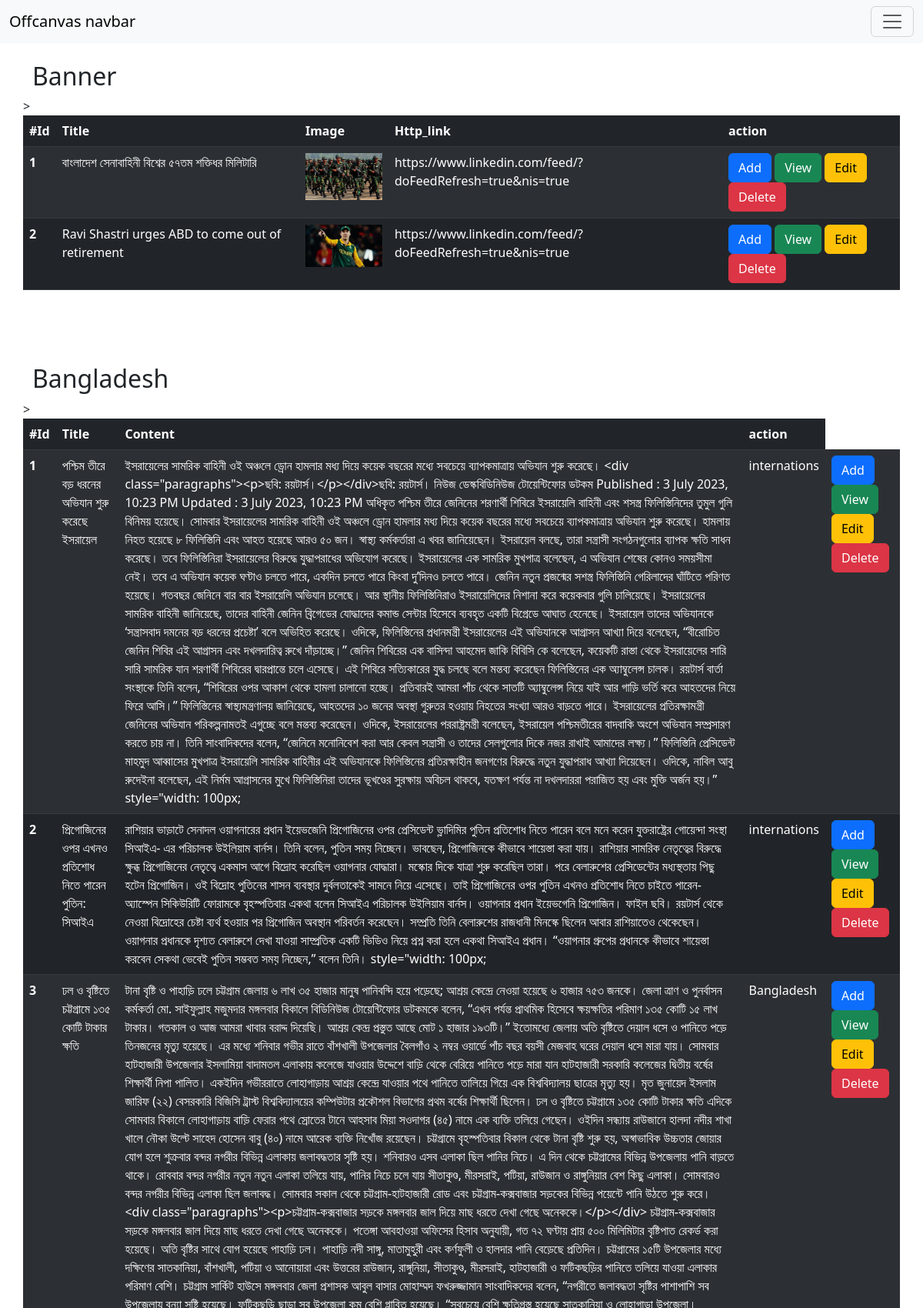
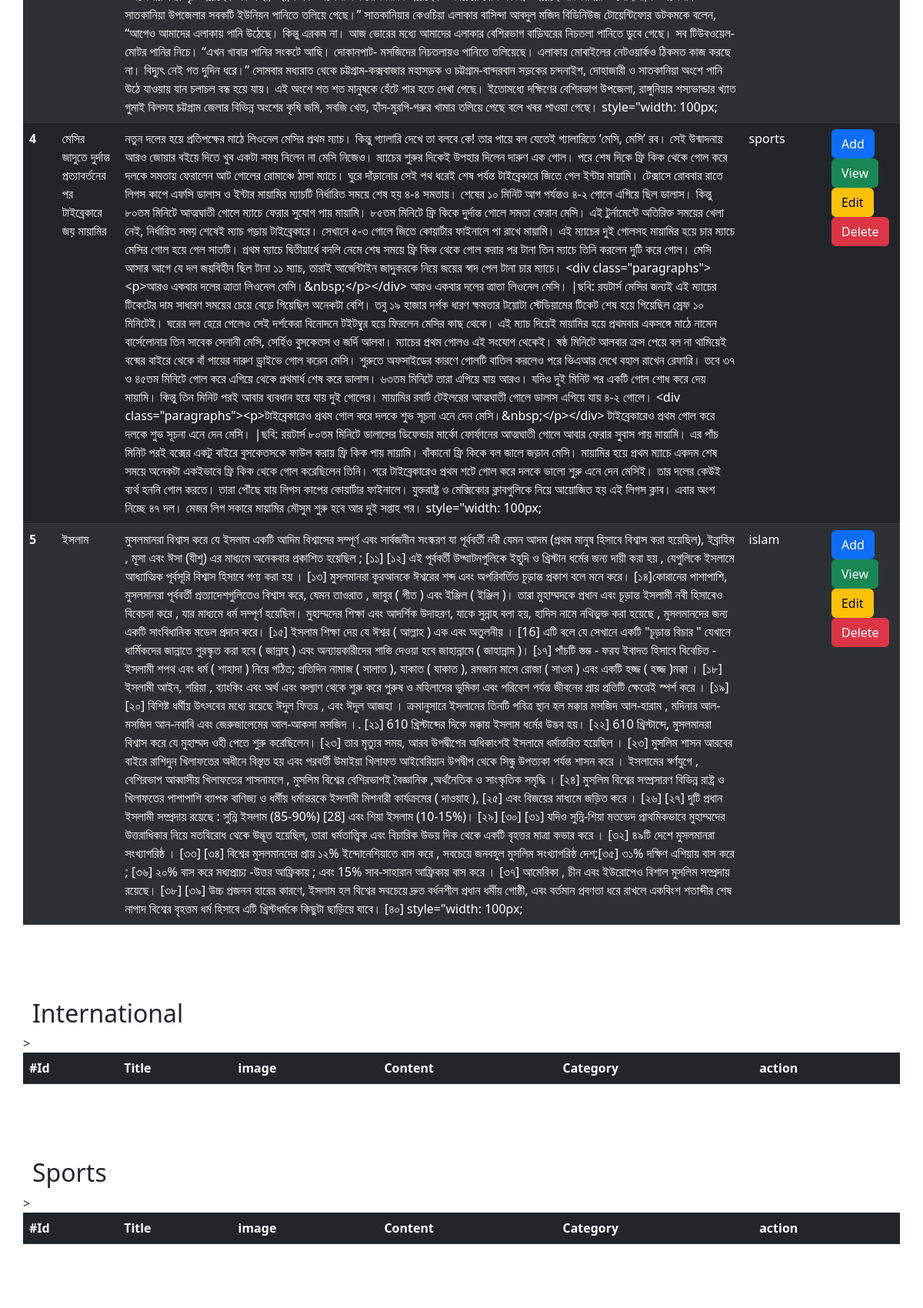
The app's page /dashboard_home/ (upper part) with its own data (2 pictures, top to bottom).
### newa/models.py (models this page shows, shortened)
class Banner(models.Model):
    title = models.CharField(max_length=200)
    image = models.ImageField(upload_to='BannerImage')
    http_link = models.URLField(max_length=200, blank=True, null=True)
    class Meta:
        verbose_name_plural = 'Banner'

class Content(models.Model):
    title = models.CharField(max_length=200)
    image = models.ImageField(upload_to='international image')
    content = models.TextField()
    category = models.ForeignKey(Category, on_delete=models.CASCADE)
    created_at = models.DateTimeField(auto_now_add=True)

class Category(models.Model):
    name = models.CharField(max_length=100)
    main_category = models.ForeignKey('self', on_delete=models.CASCADE,  blank= True, null= True)
    def __str__(self):
        return self.name

### crude_app_f/views.py (the view)
# urls.py: path('dashboard_home/', views.dashboard_home, name = 'dashboard_home'),
def dashboard_home(request):
    banner = Banner.objects.all()
    content = Content.objects.all()
    context={
        'banner': banner,
        'article': content,
    }
    return render(request, 'crudeapi/dashboard.html', context)

### newa/context_processors.py (called while the page is built)
def categories(request):
    category = Category.objects.filter(main_category=None)
    context = {
        'category': category
    }
    return context

### crude_app_f/templates/crudeapi/dashboard.html (shortened to what this page needs)
{% extends 'crudeapi/base.html' %}
{% block dashboard %}
    <div class="container" style="margin-top: 80px;">
        <div class="row">
          <h2>Banner</h2>
            <table class="table table-dark table-striped">>
                <thead>
                  <tr>
                    <th scope="col">#Id</th>
                    <th scope="col">Title</th>
                    <th scope="col">Image</th>
                    <th scope="col">Http_link</th>
                    <th scope="col">action</th>
                  </tr>
                </thead>
                <tbody>
                    {% for c in banner %}
                      <tr>
                        <th scope="row">{{forloop.counter}}</th>
                        <td>{{ c.title }}</td>
                        <td><img src="{{ c.image.url }}" alt="" style="width: 100px;"></td>
                        <td>{{ c.http_link }}</td>
                        <td>
                            <a class="btn btn-primary" href="{% url 'BannerAdd' %}">Add</a>
                            <a class="btn btn-success" href="{% url 'BannerView' c.pk %}">View</a>
                            <a class="btn btn-warning" href="{% url 'BannerEdit' c.title %}">Edit</a>
                            <a class="btn btn-danger" href="{% url 'BannerDelete' c.pk %}">Delete</a>
                        </td>
                      </tr>
                    {% endfor %}
                </tbody>
            </table>
        </div>
    </div>
<div class="container" style="margin-top: 80px;">
  <div class="row">
    <h2>Bangladesh</h2>
      <table class="table table-dark table-striped">>
          <thead>
            <tr>
              <th scope="col">#Id</th>
              <th scope="col">Title</th>
              <th scope="col">Content</th>
              <th scope="col">action</th>
            </tr>
          </thead>
          <tbody>
              {% for c in article %}
                <tr>
                  <th scope="row">{{forloop.counter}}</th>
                  <td>{{ c.title }}</td>
                  <td> {{ c.content }} style="width: 100px; </td>
                  <td>{{ c.category }}</td>
                  <td>
                      <a class="btn btn-primary" href="{% url 'ArticleAdd' %}">Add</a>
                      <a class="btn btn-success" href="{% url 'ArticleView' c.pk %}">View</a>
                      <a class="btn btn-warning" href="{% url 'ArticleEdit' c.title %}">Edit</a>
                      <a class="btn btn-danger" href="{% url 'Articledelete' c.pk %}">Delete</a>
                  </td>
                </tr>
              {% endfor %}
          </tbody>
      </table>
  </div>
</div>
<div class="container" style="margin-top: 80px;">
  <div class="row">
    <h2>International</h2>
      <table class="table table-dark table-striped">>
          <thead>
            <tr>
              <th scope="col">#Id</th>
              <th scope="col">Title</th>
              <th scope="col">image</th>
              <th scope="col">Content</th>
              <th scope="col">Category</th>
              <th scope="col">action</th>
            </tr>
          </thead>
      </table>
  </div>
</div>
<div class="container" style="margin-top: 80px;">
  <div class="row">
    <h2>Sports</h2>
      <table class="table table-dark table-striped">>
          <thead>
            <tr>
              <th scope="col">#Id</th>
              <th scope="col">Title</th>
              <th scope="col">image</th>
              <th scope="col">Content</th>
              <th scope="col">Category</th>
              <th scope="col">action</th>
            </tr>
          </thead>
      </table>
  </div>
</div>
{% endblock %}

### records on screen
Banner: title "বাংলাদেশ সেনাবাহিনী বিশ্বের ৫৭তম শক্তিধর মিলিটারি", image (picture), http_link "https://www.linkedin.com/feed/?doFeedRefresh=true&nis=true"
Banner: title "Ravi Shastri urges ABD to come out of retirement", image (picture), http_link "https://www.linkedin.com/feed/?doFeedRefresh=true&nis=true"
Content: title "পশ্চিম তীরে বড় ধরনের অভিযান শুরু করেছে ইসরায়েল", content "ইসরায়েলের সামরিক বাহিনী ওই অঞ্চলে ড্রোন হামলার মধ্য দিয়ে কয়েক বছরের মধ্যে সবচেয়ে ব্যাপকমাত্রায় অভিযান শুরু করেছে। <div class=\"paragraphs\"><p>ছবি: রয়টার্স।</p></div>ছবি: রয়টার্স। নিউজ ডেস্কবিডিনিউজ টোয়েন্টিফোর ডটকম Published : 3 July 2023, 10:23 PM Updated : 3 July 2023, 10:23 PM অধিকৃত পশ্চিম তীরে জেনিনের শরণার্থী শিবিরে ইসরায়েলি বাহিনী এবং শসস্ত্র ফিলিস্তিনিদের তুমুল গুলি বিনিময় হয়েছে। সোমবার ইসরায়েলের সামরিক বাহিনী ওই অঞ্চলে ড্রোন হামলার মধ্য দিয়ে কয়েক বছরের মধ্যে সবচেয়ে ব্যাপকমাত্রায় অভিযান শুরু করেছে। হামলায় নিহত হয়েছে ৮ ফিলিস্তিনি এবং আহত হয়েছে আরও ৫০ জন। স্বাস্থ্য কর্মকর্তারা এ খবর জানিয়েছেন। ইসরায়েল বলছে, তারা সন্ত্রাসী সংগঠনগুলোর ব্যাপক ক্ষতি সাধন করেছে। তবে ফিলিস্তিনিরা ইসরায়েলের…", category "internations"
Content: title "প্রিগোজিনের ওপর এখনও প্রতিশোধ নিতে পারেন পুতিন: সিআইএ", content "রাশিয়ার ভাড়াটে সেনাদল ওয়াগনারের প্রধান ইয়েভজেনি প্রিগোজিনের ওপর প্রেসিডেন্ট ভ্লাদিমির পুতিন প্রতিশোধ নিতে পারেন বলে মনে করেন যুক্তরাষ্ট্রের গোয়েন্দা সংস্থা সিআইএ- এর পরিচালক উইলিয়াম বার্নস। তিনি বলেন, পুতিন সময় নিচ্ছেন। ভাবছেন, প্রিগোজিনকে কীভাবে শায়েস্তা করা যায়। রাশিয়ার সামরিক নেতৃত্বের বিরুদ্ধে ক্ষুব্ধ প্রিগোজিনের নেতৃত্বে একমাস আগে বিদ্রোহ করেছিল ওয়াগনার যোদ্ধারা। মস্কোর দিকে যাত্রা শুরু করেছিল তারা। পরে বেলারুশের প্রেসিডেন্টের মধ্যস্থতায় পিছু হটেন প্রিগোজিন। ওই বিদ্রোহ পুতিনের শাসন ব্যবস্থার দুর্বলতাকেই সামনে নিয়ে এসেছে। তাই প্রিগোজিনের ওপর পুতিন এখনও প্রতিশোধ নিতে চাইতে পারেন- অ্যাস্পেন সিকিউরিটি ফোরামকে বৃহস্পতিবার একথা বলেন সিআইএ পরিচালক উইলিয়াম বার্নস। ওয়াগনার প্রধান ইয়েভগেনি…", category "internations"
Content: title "ঢল ও বৃষ্টিতে চট্টগ্রামে ১৩৫ কোটি টাকার ক্ষতি", content "টানা বৃষ্টি ও পাহাড়ি ঢলে চট্টগ্রাম জেলায় ৬ লাখ ৩৫ হাজার মানুষ পানিবন্দি হয়ে পড়েছে; আশ্রয় কেন্দ্রে নেওয়া হয়েছে ৬ হাজার ৭৫৩ জনকে। জেলা ত্রাণ ও পুনর্বাসন কর্মকর্তা মো. সাইফুল্লাহ মজুমদার মঙ্গলবার বিকালে বিডিনিউজ টোয়েন্টিফোর ডটকমকে বলেন, “এখন পর্যন্ত প্রাথমিক হিসেবে ক্ষয়ক্ষতির পরিমাণ ১৩৫ কোটি ১৫ লাখ টাকার। গতকাল ও আজ আমরা খাবার বরাদ্দ দিয়েছি। আশ্রয় কেন্দ্র প্রস্তুত আছে মোট ১ হাজার ১৯৩টি।” ইতোমধ্যে জেলায় অতি বৃষ্টিতে দেয়াল ধসে ও পানিতে পড়ে তিনজনের মৃত্যু হয়েছে। এর মধ্যে শনিবার গভীর রাতে বাঁশখালী উপজেলার বৈলগাঁও ২ নম্বর ওয়ার্ডে পাঁচ বছর বয়সী মেজবাহ ঘরের দেয়াল ধসে মারা যায়। সোমবার হাটহাজারী উপজেলার ইসলামিয়া বাদামতল এলাকায় কলেজে যাওয়ার উদ্দেশে বাড়ি থেকে বেরিয়ে পানিতে পড়ে মারা যান হাটহাজারী সরকারি…", category "Bangladesh"
Content: title "মেসির জাদুতে দুর্দান্ত প্রত্যাবর্তনের পর টাইব্রেকারে জয় মায়ামির", content "নতুন দলের হয়ে প্রতিপক্ষের মাঠে লিওনেল মেসির প্রথম ম্যাচ। কিন্তু গ্যালারি দেখে তা বলবে কে! তার পায়ে বল যেতেই গ্যালারিতে ‘মেসি, মেসি’ রব। সেই উন্মাদনায় আরও জোয়ার বইয়ে দিতে খুব একটা সময় নিলেন না মেসি নিজেও। ম্যাচের শুরুর দিকেই উপহার দিলেন দারুণ এক গোল। পরে শেষ দিকে ফ্রি কিক থেকে গোল করে দলকে সমতায় ফেরালেন আট গোলের রোমাঞ্চে ঠাসা ম্যাচে। ঘুরে দাঁড়ানোর সেই পথ ধরেই শেষ পর্যন্ত টাইব্রেকারে জিতে গেল ইন্টার মায়ামি। টেক্সাসে রোববার রাতে লিগস কাপে এফসি ডালাস ও ইন্টার মায়ামির ম্যাচটি নির্ধারিত সময়ে শেষ হয় ৪-৪ সমতায়। শেষের ১০ মিনিট আগ পর্যন্তও ৪-২ গোলে এগিয়ে ছিল ডালাস। কিন্তু ৮০তম মিনিটে আত্মঘাতী গোলে ম্যাচে ফেরার সুযোগ পায় মায়ামি। ৮৫তম মিনিটে ফ্রি কিকে দুর্দান্ত গোলে সমতা ফেরান মেসি। এই টুর্নামেন্টে…", category "sports"
Content: title "ইসলাম", content "মুসলমানরা বিশ্বাস করে যে ইসলাম একটি আদিম বিশ্বাসের সম্পূর্ণ এবং সার্বজনীন সংস্করণ যা পূর্ববর্তী নবী যেমন আদম (প্রথম মানুষ হিসাবে বিশ্বাস করা হয়েছিল), ইব্রাহিম , মূসা এবং ঈসা (যীশু) এর মাধ্যমে অনেকবার প্রকাশিত হয়েছিল ; [১১] [১২] এই পূর্ববর্তী উদ্ঘাটনগুলিকে ইহুদি ও খ্রিস্টান ধর্মের জন্য দায়ী করা হয় , যেগুলিকে ইসলামে আধ্যাত্মিক পূর্বসূরি বিশ্বাস হিসাবে গণ্য করা হয় । [১৩] মুসলমানরা কুরআনকে ঈশ্বরের শব্দ এবং অপরিবর্তিত চূড়ান্ত প্রকাশ বলে মনে করে। [১৪]কোরানের পাশাপাশি, মুসলমানরা পূর্ববর্তী প্রত্যাদেশগুলিতেও বিশ্বাস করে, যেমন তাওরাত , জাবুর ( গীত ) এবং ইঞ্জিল ( ইঞ্জিল )। তারা মুহাম্মদকে প্রধান এবং চূড়ান্ত ইসলামী নবী হিসাবেও বিবেচনা করে , যার মাধ্যমে ধর্ম সম্পূর্ণ হয়েছিল। মুহাম্মদের শিক্ষা…", category "islam"
